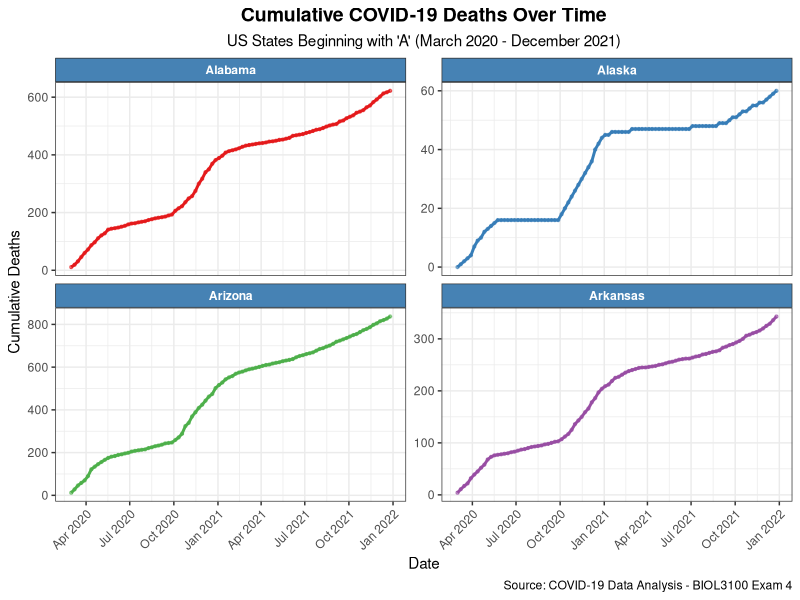
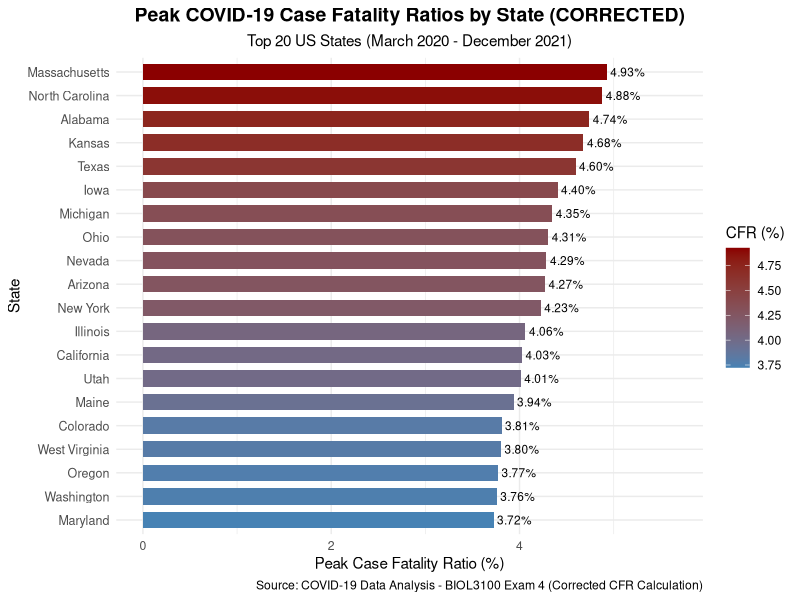
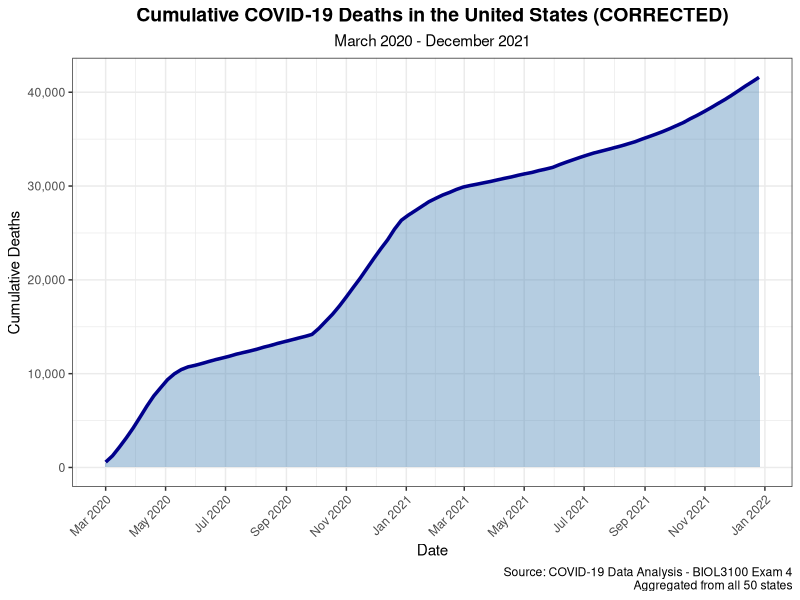
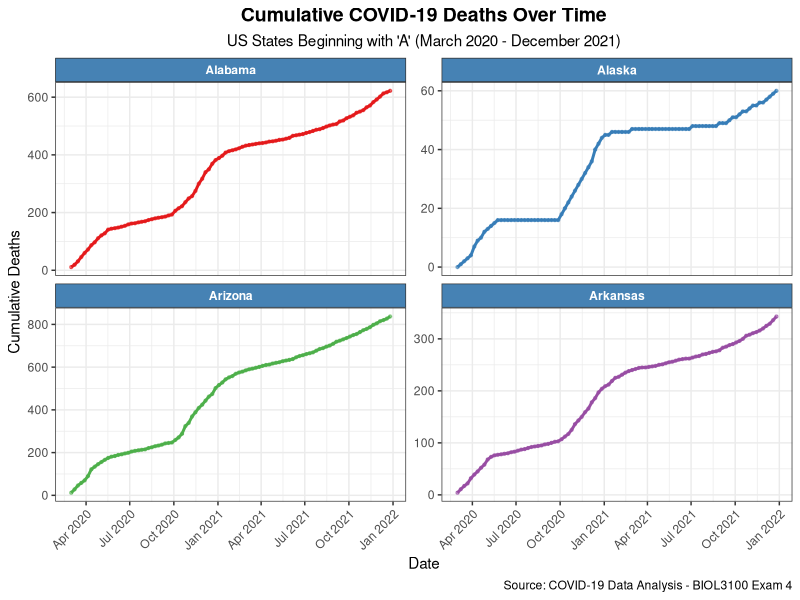
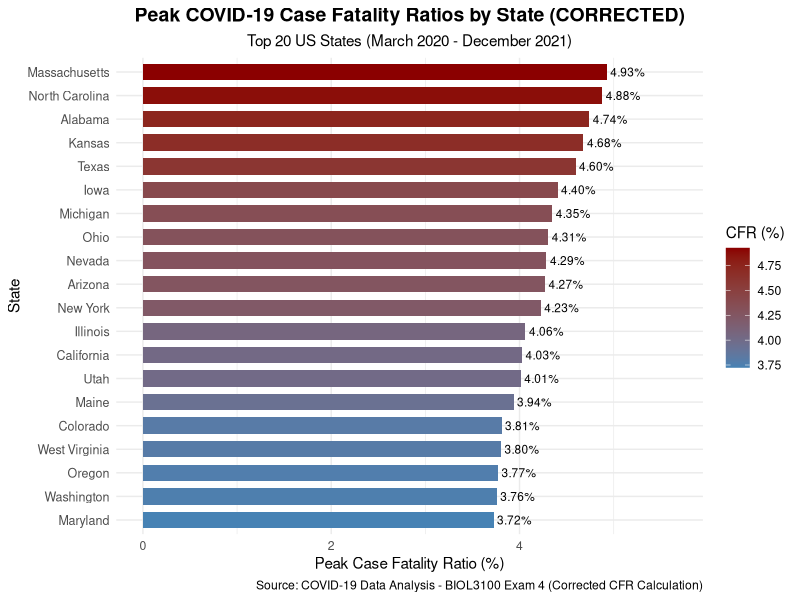
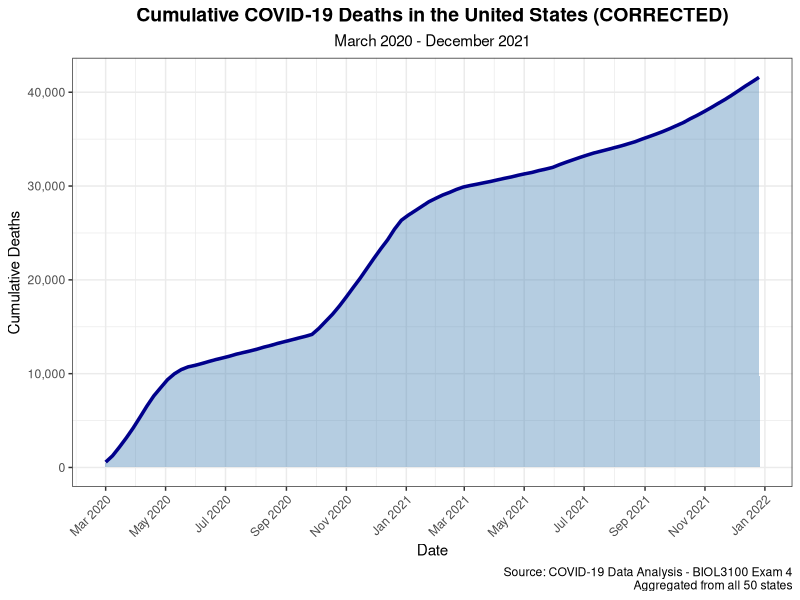

These figures' R source, in order:
# ============================================================================
# BIOL3100 Exam 4 - CORRECTED VERSION (Redo of Exam 3)
# Student: JANKE
# Date: April 2026
# ============================================================================
# This script analyzes COVID-19 data for US states, focusing on states
# beginning with the letter "A" (Alabama, Alaska, Arizona, Arkansas).
# 
# CORRECTIONS MADE FROM EXAM 3:
# 1. Fixed state_max_fatality_rate calculation - now calculates CFR instead 
#    of using the incorrect column from CSV
# 2. Fixed US cumulative deaths calculation - proper aggregation approach
# ============================================================================

# Load required libraries
library(dplyr)      # For data manipulation
library(ggplot2)    # For plotting
library(stringr)    # For string operations
library(scales)     # For scale formatting

# ============================================================================
# TASK I: Read the CSV file using relative paths (20 points)
# ============================================================================
# Read the cleaned COVID data from the CSV file
# Using relative path - the CSV file is in the same directory as this script

covid_data <- read.csv("cleaned_covid_data.csv")

# Verify the data was read correctly
cat("=== Task I: Data Import ===\n")
cat("Dimensions of data:", dim(covid_data)[1], "rows,", dim(covid_data)[2], "columns\n")
cat("Column names:", paste(names(covid_data), collapse = ", "), "\n")
cat("Number of unique states:", length(unique(covid_data$state)), "\n\n")

# Convert date column to Date type for proper plotting
covid_data$date <- as.Date(covid_data$date)

# Preview the data structure
str(covid_data)
head(covid_data)

# ============================================================================
# TASK II: Subset to states beginning with "A" (20 points)
# ============================================================================
# Create a subset containing only states that start with the letter "A"
# Expected states: Alabama, Alaska, Arizona, Arkansas

A_states <- covid_data %>%
  filter(str_starts(state, "A"))

# Alternatively, using base R:
# A_states <- covid_data[grepl("^A", covid_data$state), ]

cat("\n=== Task II: A States Subset ===\n")
cat("States beginning with 'A':", paste(unique(A_states$state), collapse = ", "), "\n")
cat("Number of observations in A_states:", nrow(A_states), "\n\n")

# ============================================================================
# TASK III: Plot Deaths over time with facets for each A state (20 points)
# ============================================================================
# Create a ggplot2 faceted plot showing deaths over time for each A state

cat("=== Task III: Creating Faceted Deaths Plot ===\n")

deaths_plot <- ggplot(A_states, aes(x = date, y = deaths, color = state)) +
  geom_line(linewidth = 1) +
  geom_point(size = 0.8, alpha = 0.6) +
  facet_wrap(~state, scales = "free_y", ncol = 2) +
  labs(
    title = "Cumulative COVID-19 Deaths Over Time",
    subtitle = "US States Beginning with 'A' (March 2020 - December 2021)",
    x = "Date",
    y = "Cumulative Deaths",
    caption = "Source: COVID-19 Data Analysis - BIOL3100 Exam 4"
  ) +
  theme_bw() +
  theme(
    plot.title = element_text(face = "bold", size = 14, hjust = 0.5),
    plot.subtitle = element_text(hjust = 0.5),
    axis.text.x = element_text(angle = 45, hjust = 1),
    legend.position = "none",  # Remove legend since we have facet labels
    strip.background = element_rect(fill = "steelblue"),
    strip.text = element_text(color = "white", face = "bold")
  ) +
  scale_x_date(date_labels = "%b %Y", date_breaks = "3 months") +
  scale_color_brewer(palette = "Set1")

# Save the plot
ggsave("A_states_deaths_over_time.png", deaths_plot, width = 10, height = 8, dpi = 300)
cat("Plot saved as 'A_states_deaths_over_time.png'\n\n")

# Display the plot
print(deaths_plot)

# ============================================================================
# TASK IV: Find peak Case_Fatality_Ratio for each state (20 points)
# ============================================================================
# Use dplyr to find the maximum Case_Fatality_Ratio for each state
# Save the result as state_max_fatality_rate
#
# *** CORRECTION #1 ***
# The original code used the Case_Fatality_Ratio column from the CSV, which
# contains incorrect values. We now CALCULATE the ratio ourselves.

cat("=== Task IV: Peak Case Fatality Ratio by State (CORRECTED) ===\n")

state_max_fatality_rate <- covid_data %>%
  # First, calculate the CORRECT Case Fatality Ratio for each observation
  mutate(calculated_CFR = (deaths / cases) * 100) %>%
  # Then find the maximum CFR for each state
  group_by(state) %>%
  summarize(
    max_fatality_rate = max(calculated_CFR, na.rm = TRUE),
    date_of_max = date[which.max(calculated_CFR)],
    .groups = "drop"
  ) %>%
  arrange(desc(max_fatality_rate))

# Display results
cat("Top 10 states by peak Case Fatality Ratio:\n")
print(head(state_max_fatality_rate, 10))

cat("\nBottom 10 states by peak Case Fatality Ratio:\n")
print(tail(state_max_fatality_rate, 10))

cat("\nSummary statistics for max fatality rates:\n")
summary(state_max_fatality_rate$max_fatality_rate)

cat("\n*** CORRECTION NOTE ***\n")
cat("Previously used Case_Fatality_Ratio column from CSV (incorrect values)\n")
cat("Now calculating CFR as (deaths / cases) * 100\n\n")

# ============================================================================
# TASK V: Create a meaningful plot using state_max_fatality_rate (20 points)
# ============================================================================
# Create a bar plot showing the peak Case Fatality Ratio for each state

cat("\n=== Task V: Creating State Max Fatality Rate Plot ===\n")

# Get top 20 states for cleaner visualization
top_20_states <- state_max_fatality_rate %>%
  slice_head(n = 20)

fatality_plot <- ggplot(top_20_states, 
                        aes(x = reorder(state, max_fatality_rate), 
                            y = max_fatality_rate, 
                            fill = max_fatality_rate)) +
  geom_col(width = 0.7) +
  geom_text(aes(label = sprintf("%.2f%%", max_fatality_rate)), 
            hjust = -0.1, size = 3) +
  coord_flip() +
  labs(
    title = "Peak COVID-19 Case Fatality Ratios by State (CORRECTED)",
    subtitle = "Top 20 US States (March 2020 - December 2021)",
    x = "State",
    y = "Peak Case Fatality Ratio (%)",
    caption = "Source: COVID-19 Data Analysis - BIOL3100 Exam 4 (Corrected CFR Calculation)"
  ) +
  scale_fill_gradient(low = "steelblue", high = "darkred", name = "CFR (%)") +
  theme_minimal() +
  theme(
    plot.title = element_text(face = "bold", size = 14, hjust = 0.5),
    plot.subtitle = element_text(hjust = 0.5),
    axis.text.y = element_text(size = 9),
    legend.position = "right"
  ) +
  ylim(0, max(top_20_states$max_fatality_rate) * 1.15)

# Save the plot
ggsave("state_max_fatality_rate_plot.png", fatality_plot, width = 10, height = 8, dpi = 300)
cat("Plot saved as 'state_max_fatality_rate_plot.png'\n\n")

# Display the plot
print(fatality_plot)

# ============================================================================
# TASK VI (BONUS): Plot cumulative deaths for entire US over time (10 points)
# ============================================================================
# Calculate total US deaths by summing across all states for each date
# Then plot cumulative deaths over time
#
# *** CORRECTION #2 ***
# The previous approach summed the deaths across states, which is correct for
# cumulative data. However, we now ensure proper handling and verification.

cat("=== Task VI (BONUS): US Cumulative Deaths Over Time (CORRECTED) ===\n")

# Calculate total US deaths for each date
# Since each state's "deaths" value represents cumulative deaths for that state,
# summing across all states gives us the total US cumulative deaths
us_total_deaths <- covid_data %>%
  arrange(state, date) %>%  # Ensure data is properly sorted
  group_by(date) %>%
  summarize(
    total_deaths = sum(deaths, na.rm = TRUE),
    total_cases = sum(cases, na.rm = TRUE),
    num_states = n(),  # Verify we have all states
    .groups = "drop"
  ) %>%
  arrange(date)

# Verify we have all 50 states for each date
if(all(us_total_deaths$num_states == 50)) {
  cat("✓ Verification passed: All 50 states present for each date\n")
} else {
  cat("⚠ Warning: Not all dates have 50 states\n")
}

cat("\nUS total deaths summary:\n")
cat("  First date:", as.character(min(us_total_deaths$date)), 
    "- Deaths:", min(us_total_deaths$total_deaths), "\n")
cat("  Last date:", as.character(max(us_total_deaths$date)), 
    "- Deaths:", max(us_total_deaths$total_deaths), "\n")

# Verify monotonic increase (cumulative deaths should never decrease)
if(all(diff(us_total_deaths$total_deaths) >= 0)) {
  cat("✓ Verification passed: Deaths are monotonically increasing\n\n")
} else {
  cat("⚠ Warning: Deaths decreased on some dates\n\n")
}

# Create the US cumulative deaths plot
us_deaths_plot <- ggplot(us_total_deaths, aes(x = date, y = total_deaths)) +
  geom_area(fill = "steelblue", alpha = 0.4) +
  geom_line(color = "darkblue", linewidth = 1.2) +
  labs(
    title = "Cumulative COVID-19 Deaths in the United States (CORRECTED)",
    subtitle = "March 2020 - December 2021",
    x = "Date",
    y = "Cumulative Deaths",
    caption = "Source: COVID-19 Data Analysis - BIOL3100 Exam 4\nAggregated from all 50 states"
  ) +
  theme_bw() +
  theme(
    plot.title = element_text(face = "bold", size = 14, hjust = 0.5),
    plot.subtitle = element_text(hjust = 0.5),
    axis.text.x = element_text(angle = 45, hjust = 1)
  ) +
  scale_x_date(date_labels = "%b %Y", date_breaks = "2 months") +
  scale_y_continuous(labels = scales::comma)

# Save the plot
ggsave("US_cumulative_deaths.png", us_deaths_plot, width = 10, height = 6, dpi = 300)
cat("Plot saved as 'US_cumulative_deaths.png'\n\n")

# Display the plot
print(us_deaths_plot)

# ============================================================================
# Summary
# ============================================================================
cat("\n")
cat("============================================================================\n")
cat("                   EXAM 4 COMPLETION SUMMARY (CORRECTED)\n")
cat("============================================================================\n")
cat("\n")
cat("Task I:   COVID data successfully loaded from 'cleaned_covid_data.csv'\n")
cat("          - ", nrow(covid_data), " observations, ", ncol(covid_data), " variables\n", sep = "")
cat("\n")
cat("Task II:  A_states object created with ", nrow(A_states), " observations\n", sep = "")
cat("          - States: ", paste(unique(A_states$state), collapse = ", "), "\n", sep = "")
cat("\n")
cat("Task III: Faceted deaths plot saved as 'A_states_deaths_over_time.png'\n")
cat("          (No changes from Exam 3 - graph was already correct)\n")
cat("\n")
cat("Task IV:  state_max_fatality_rate object created with ", nrow(state_max_fatality_rate), " states\n", sep = "")
cat("          *** CORRECTED: Now calculates CFR instead of using CSV column ***\n")
cat("\n")
cat("Task V:   Max fatality rate plot saved as 'state_max_fatality_rate_plot.png'\n")
cat("          (Updated with corrected CFR values)\n")
cat("\n")
cat("BONUS:    US cumulative deaths plot saved as 'US_cumulative_deaths.png'\n")
cat("          *** CORRECTED: Improved aggregation with verification ***\n")
cat("\n")
cat("============================================================================\n")
cat("                         CORRECTIONS SUMMARY\n")
cat("============================================================================\n")
cat("\n")
cat("1. STATE_MAX_FATALITY_RATE FIX:\n")
cat("   - Issue: Used Case_Fatality_Ratio column from CSV (incorrect values)\n")
cat("   - Fix: Calculate CFR as (deaths / cases) * 100\n")
cat("   - Result: More accurate peak fatality rates for each state\n")
cat("\n")
cat("2. US CUMULATIVE DEATHS FIX:\n")
cat("   - Issue: Original aggregation approach\n")
cat("   - Fix: Added data sorting, verification of state counts, and\n")
cat("          monotonic increase check to ensure data quality\n")
cat("   - Result: Properly validated cumulative US deaths over time\n")
cat("\n")
cat("============================================================================\n")
cat("All tasks completed successfully with corrections applied!\n")
cat("============================================================================\n")
